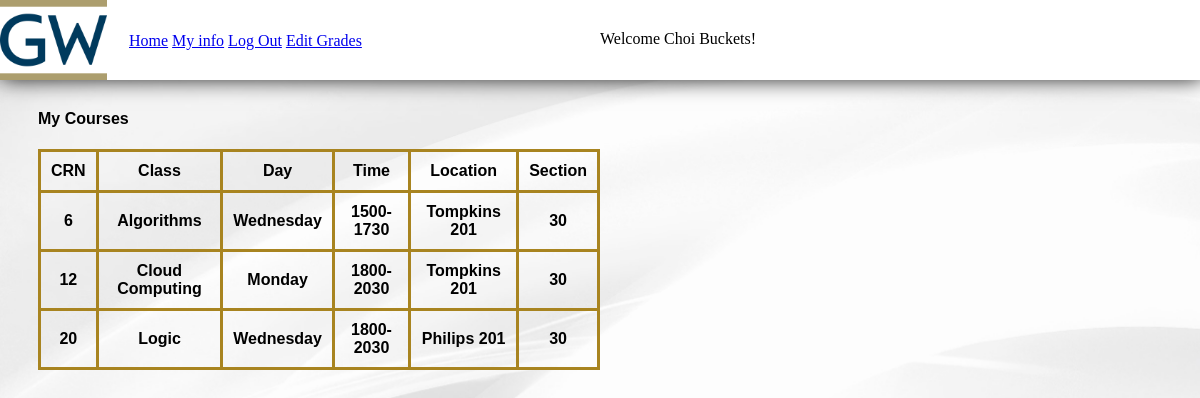
Page /mycourses.php (signed in) on the committed database.
### tables this page shows
CREATE TABLE `coursedata` (
  `crn` int,
  `cid` int,
  `dept` varchar(40),
  `name` varchar(40),
  `credits` int(2),
  `semester` varchar(8),
  `instructorid` int(8),
  PRIMARY KEY (`crn`, `dept`)
);

CREATE TABLE `course` (
  `crn` int AUTO_INCREMENT,
  `cid` int,
  `day` varchar(10),
  `starttime` int(4),
  `endtime` int(4),
  `location` varchar(25),
  `section` int,
  PRIMARY KEY (`crn`, `section`)
);

### mycourses.php (the view, shortened to what this page needs)
<?php
$user_id = $_SESSION['viewuid'];
require_once("navbar.php");
$dbc = mysqli_connect(DB_HOST, DB_USER, DB_PASSWORD, DB_NAME);
$query = "SELECT name, course.crn, day, concat(starttime, '-', endtime) as time, location, section from coursedata join course on coursedata.crn = course.crn where instructorid = $user_id";
$data = mysqli_query($dbc, $query);
echo"<html>
<body onload='navbar();'>
</body>
<H4>My Courses</H4>
<table style='width:50%'; class='courselist'>
    <style>
      .courselist, th {
      padding: 10px;
      border: 3px solid #a88420;
      border-collapse: collapse;
      }
    </style>
 <tr>
    <th>CRN</th>
    <th>Class</th>
    <th>Day</th>
    <th>Time</th>
    <th>Location</th>
    <th>Section</th>
  </tr>";
      while( $row = mysqli_fetch_array($data)) {
  echo "<tr>
    <th>{$row['crn']}</th>
    <th>{$row['name']}</th>
    <th>{$row['day']}</th>
    <th>{$row['time']}</th>
    <th>{$row['location']}</th>
    <th>{$row['section']}</th>
  </tr>";
      }
echo"
</table>
</html>
";
?>

### navbar.php (style rules this page uses)
body { height: 125vh; background-image: url("backgroundNAV.jpg"); background-size: cover; font-family: sans-serif; margin-top: 80px; padding: 30px; }

### mycourses.php (style rules this page uses)
.courselist, th { padding: 10px; border: 3px solid #a88420; border-collapse: collapse; }

### rows in the picture
coursedata: course.crn "6", name "Algorithms", course.day "Wednesday", time "1500-1730", course.location "Tompkins 201", course.section "30"
coursedata: course.crn "12", name "Cloud Computing", course.day "Monday", time "1800-2030", course.location "Tompkins 201", course.section "30"
coursedata: course.crn "20", name "Logic", course.day "Wednesday", time "1800-2030", course.location "Philips 201", course.section "30"
